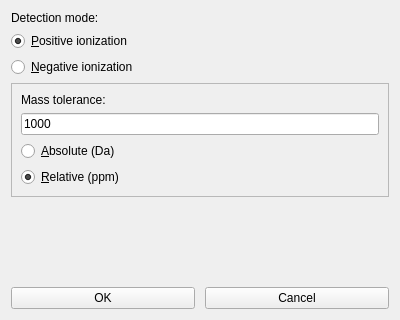
<?xml version="1.0" encoding="UTF-8"?>
<ui version="4.0">
 <class>ControlMSSearchOption</class>
 <widget class="QWidget" name="ControlMSSearchOption">
  <property name="geometry">
   <rect>
    <x>0</x>
    <y>0</y>
    <width>400</width>
    <height>320</height>
   </rect>
  </property>
  <property name="windowTitle">
   <string>MS Search Options</string>
  </property>
  <layout class="QVBoxLayout" name="verticalLayout_2">
   <item>
    <layout class="QVBoxLayout" name="framePolarity">
     <item>
      <widget class="QLabel" name="label">
       <property name="text">
        <string>Detection mode:</string>
       </property>
      </widget>
     </item>
     <item>
      <widget class="QRadioButton" name="radioPositiveIon">
       <property name="text">
        <string>&amp;Positive ionization</string>
       </property>
       <property name="checked">
        <bool>true</bool>
       </property>
      </widget>
     </item>
     <item>
      <widget class="QRadioButton" name="radioNegativeIon">
       <property name="text">
        <string>&amp;Negative ionization</string>
       </property>
      </widget>
     </item>
    </layout>
   </item>
   <item>
    <widget class="QFrame" name="frameMassShift">
     <property name="frameShape">
      <enum>QFrame::StyledPanel</enum>
     </property>
     <property name="frameShadow">
      <enum>QFrame::Raised</enum>
     </property>
     <layout class="QVBoxLayout" name="verticalLayout">
      <item>
       <widget class="QLabel" name="label_2">
        <property name="text">
         <string>Mass tolerance:</string>
        </property>
       </widget>
      </item>
      <item>
       <widget class="QLineEdit" name="textMassTolerance">
        <property name="text">
         <string notr="true">1000</string>
        </property>
       </widget>
      </item>
      <item>
       <widget class="QRadioButton" name="radioAbsoluteTolerance">
        <property name="text">
         <string>&amp;Absolute (Da)</string>
        </property>
       </widget>
      </item>
      <item>
       <widget class="QRadioButton" name="radioRelativeTolerance">
        <property name="text">
         <string>&amp;Relative (ppm)</string>
        </property>
        <property name="checked">
         <bool>true</bool>
        </property>
       </widget>
      </item>
     </layout>
    </widget>
   </item>
   <item>
    <spacer name="verticalSpacer">
     <property name="orientation">
      <enum>Qt::Vertical</enum>
     </property>
     <property name="sizeHint" stdset="0">
      <size>
       <width>20</width>
       <height>40</height>
      </size>
     </property>
    </spacer>
   </item>
   <item>
    <layout class="QHBoxLayout" name="frameCommand">
     <property name="spacing">
      <number>10</number>
     </property>
     <item>
      <widget class="QPushButton" name="buttonOK">
       <property name="text">
        <string>OK</string>
       </property>
      </widget>
     </item>
     <item>
      <widget class="QPushButton" name="buttonCancel">
       <property name="text">
        <string>Cancel</string>
       </property>
      </widget>
     </item>
    </layout>
   </item>
  </layout>
 </widget>
 <resources/>
 <connections/>
</ui>
